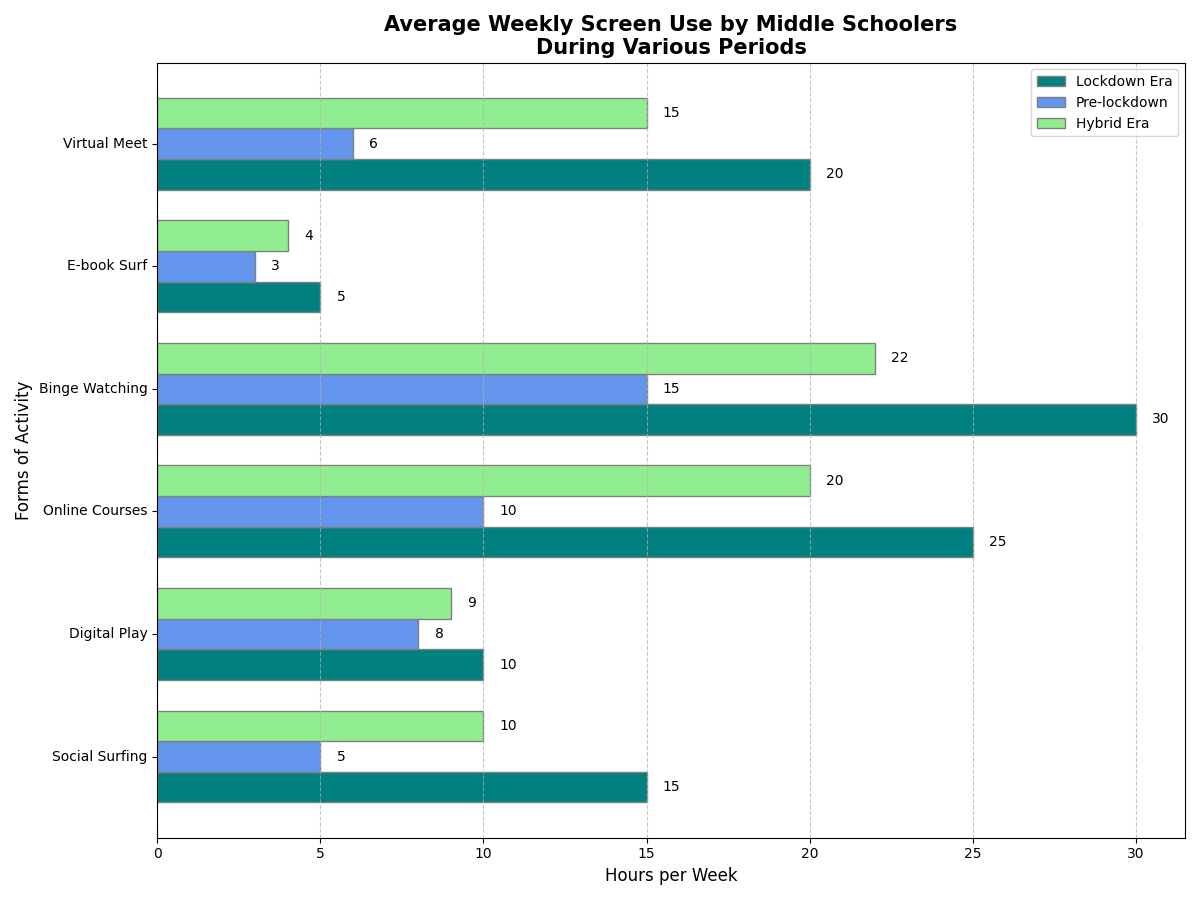

This figure's Python source:
import matplotlib.pyplot as plt
import numpy as np

# Activity names including a new activity
activities = ['Social Surfing', 'Digital Play', 'Online Courses', 'Binge Watching', 'E-book Surf', 'Virtual Meet']

# Expanded data to include the hybrid period
average_hours_lockdown = np.array([15, 10, 25, 30, 5, 20])
average_hours_prelockdown = np.array([5, 8, 10, 15, 3, 6])
average_hours_hybrid = np.array([10, 9, 20, 22, 4, 15])  # New made-up data for hybrid era

fig, ax = plt.subplots(figsize=(12, 9))

# Adjust bar height and indices for three groups
bar_height = 0.25
index = np.arange(len(activities))

# Plot the bars
bar1 = ax.barh(index, average_hours_lockdown, bar_height, label='Lockdown Era', color='teal', edgecolor='gray')
bar2 = ax.barh(index + bar_height, average_hours_prelockdown, bar_height, label='Pre-lockdown', color='cornflowerblue', edgecolor='gray')
bar3 = ax.barh(index + 2 * bar_height, average_hours_hybrid, bar_height, label='Hybrid Era', color='lightgreen', edgecolor='gray')

# Set chart elements
ax.set_title('Average Weekly Screen Use by Middle Schoolers\nDuring Various Periods', fontsize=15, fontweight='bold')
ax.set_xlabel('Hours per Week', fontsize=12)
ax.set_ylabel('Forms of Activity', fontsize=12)
ax.set_yticks(index + bar_height)
ax.set_yticklabels(activities, fontsize=10, rotation=0, va='center')
ax.legend(fontsize=10)

# Annotating bars with values
for bar_group in [bar1, bar2, bar3]:
    for bar in bar_group:
        width = bar.get_width()
        ax.text(width + 0.5, bar.get_y() + bar.get_height() / 2, f'{width}', va='center', ha='left', fontsize=10)

ax.grid(axis='x', linestyle='--', alpha=0.7)

plt.tight_layout()
plt.show()
